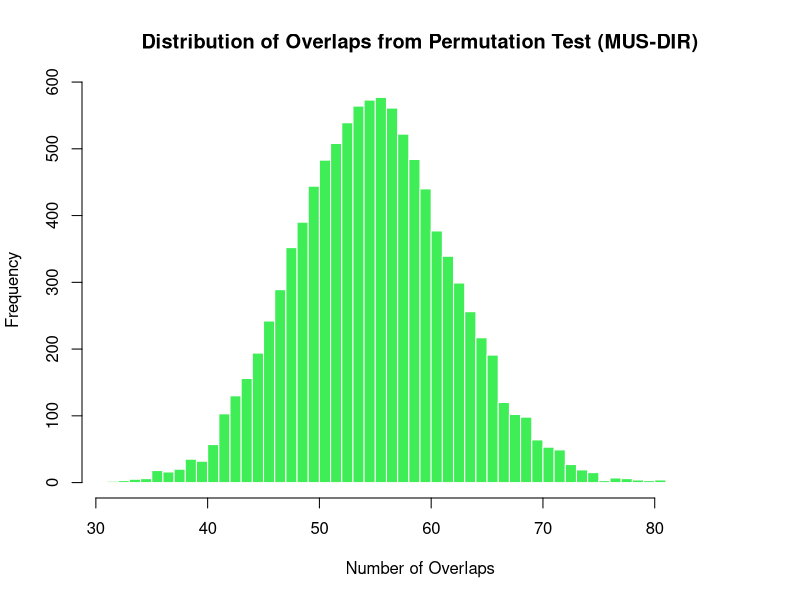

Write R code to recreate this figure.
# 设置参数
N <- 21859  # 总基因数
k1 <- 922  # MUS 中受选择的基因数
k2 <- 1311  # DIR 中受选择的基因数
observed_overlap <- 254  # 观察到的重叠基因数
n_permutations <- 10000  # 置换次数

# 生成总基因集合
all_genes <- 1:N

# 初始化重叠数数组
random_overlaps <- numeric(n_permutations)

# 进行置换检验
set.seed(1)  # 固定随机数种子以便重现
for (i in 1:n_permutations) {
  # 随机选择 group1 和 group2 的基因
  group1_random <- sample(all_genes, k1, replace = FALSE)
  group2_random <- sample(all_genes, k2, replace = FALSE)
  
  # 计算随机情况下的重叠基因数
  random_overlaps[i] <- length(intersect(group1_random, group2_random))
}

# 计算 P 值：置换过程中重叠数大于或等于观察到的重叠数的比例
p_value <- mean(random_overlaps >= observed_overlap)

# 输出结果
p_value

# 绘制置换生成的重叠分布直方图
hist(random_overlaps, breaks = 50, main = "Distribution of Overlaps from Permutation Test (MUS-DIR)",
     xlab = "Number of Overlaps", col = "#3fee56", border = "white")
abline(v = observed_overlap, col = "red", lwd = 2)  # 标记实际重叠数
